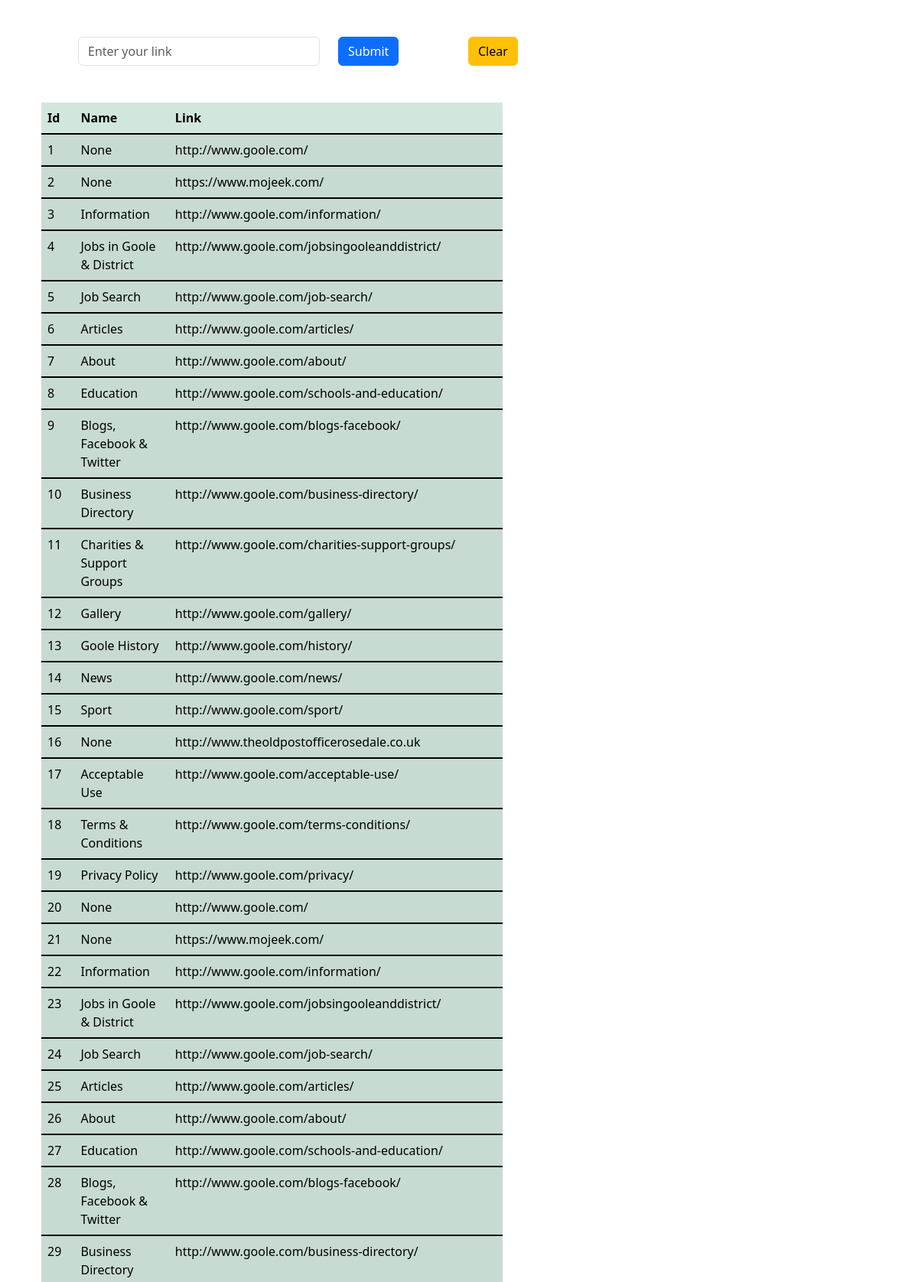
The page / (upper part) on the database its author committed.
### webscrapapp/models.py (models this page shows, shortened)
class Links(models.Model):
    address=models.CharField(max_length=500,null=True,blank=True)
    stringname=models.CharField(max_length=500,null=True,blank=True)

### webscrapapp/views.py (the view)
# urls.py: path('',views.home,name='home')
def home(request):
    if request.method=="POST":
        link_new=request.POST.get('page','')
        urls=requests.get(link_new)
        beautysoup=BeautifulSoup(urls.text,'html.parser')
        for link in beautysoup.find_all('a'):
            li_address=link.get('href')
            li_name=link.string
            Links.objects.create(address=li_address,stringname=li_name)
        return HttpResponseRedirect('/')
    else:
        data_values=Links.objects.all()
    return render(request,'home.html',{'data_values':data_values})

### templates/home.html (shortened to what this page needs)
<!DOCTYPE html>
<html lang="en">
<head>
    <link href="https://cdn.jsdelivr.net/npm/bootstrap@5.3.2/dist/css/bootstrap.min.css" rel="stylesheet">
</head>
<body>
<div class="container">
    <div class="row m-5">
        <div class="col md-4">
            <form method="POST" action="/">
                <input class="form-control" name="page" type="text" placeholder="Enter your link">
         </div>
            <div class="col-md-2">
        <button class="btn btn-primary" type="submit">Submit</button>
    </div>
         <div class="col-md-6">
          <button class="btn btn-warning" type="submit">Clear</button>
       </div>
</div>
<div class="container">
    <div class="row">
        <div class="col-md-4">
            <table class="table table-success table-striped">
  <thead>
    <tr>
      <th scope="col">Id</th>
      <th scope="col">Name</th>
      <th scope="col">Link</th>
    </tr>
  </thead>
    {% for i in data_values %}
  <tbody class="table-group-divider">
    <tr>
        <td>{{i.id}}</td>
      <td>{{i.stringname}}</td>
      <td>{{i.address}}</td>
    </tr>
  </tbody>
    {% endfor %}
</table>
        </div>
    </div>
</div>
</body>
</html>

### rows shown on the page
Links: id "1", stringname "None", address "http://www.goole.com/"
Links: id "2", stringname "None", address "https://www.mojeek.com/"
Links: id "3", stringname "Information", address "http://www.goole.com/information/"
Links: id "4", stringname "Jobs in Goole & District", address "http://www.goole.com/jobsingooleanddistrict/"
Links: id "5", stringname "Job Search", address "http://www.goole.com/job-search/"
Links: id "6", stringname "Articles", address "http://www.goole.com/articles/"
Links: id "7", stringname "About", address "http://www.goole.com/about/"
Links: id "8", stringname "Education", address "http://www.goole.com/schools-and-education/"
Links: id "9", stringname "Blogs, Facebook & Twitter", address "http://www.goole.com/blogs-facebook/"
Links: id "10", stringname "Business Directory", address "http://www.goole.com/business-directory/"
Links: id "11", stringname "Charities & Support Groups", address "http://www.goole.com/charities-support-groups/"
Links: id "12", stringname "Gallery", address "http://www.goole.com/gallery/"
Links: id "13", stringname "Goole History", address "http://www.goole.com/history/"
Links: id "14", stringname "News", address "http://www.goole.com/news/"
Links: id "15", stringname "Sport", address "http://www.goole.com/sport/"
Links: id "16", stringname "None", address "http://www.theoldpostofficerosedale.co.uk"
Links: id "17", stringname "Acceptable Use", address "http://www.goole.com/acceptable-use/"
Links: id "18", stringname "Terms & Conditions", address "http://www.goole.com/terms-conditions/"
Links: id "19", stringname "Privacy Policy", address "http://www.goole.com/privacy/"
Links: id "20", stringname "None", address "http://www.goole.com/"
Links: id "21", stringname "None", address "https://www.mojeek.com/"
Links: id "22", stringname "Information", address "http://www.goole.com/information/"
Links: id "23", stringname "Jobs in Goole & District", address "http://www.goole.com/jobsingooleanddistrict/"
Links: id "24", stringname "Job Search", address "http://www.goole.com/job-search/"
Links: id "25", stringname "Articles", address "http://www.goole.com/articles/"
Links: id "26", stringname "About", address "http://www.goole.com/about/"
Links: id "27", stringname "Education", address "http://www.goole.com/schools-and-education/"
Links: id "28", stringname "Blogs, Facebook & Twitter", address "http://www.goole.com/blogs-facebook/"
Links: id "29", stringname "Business Directory", address "http://www.goole.com/business-directory/"
